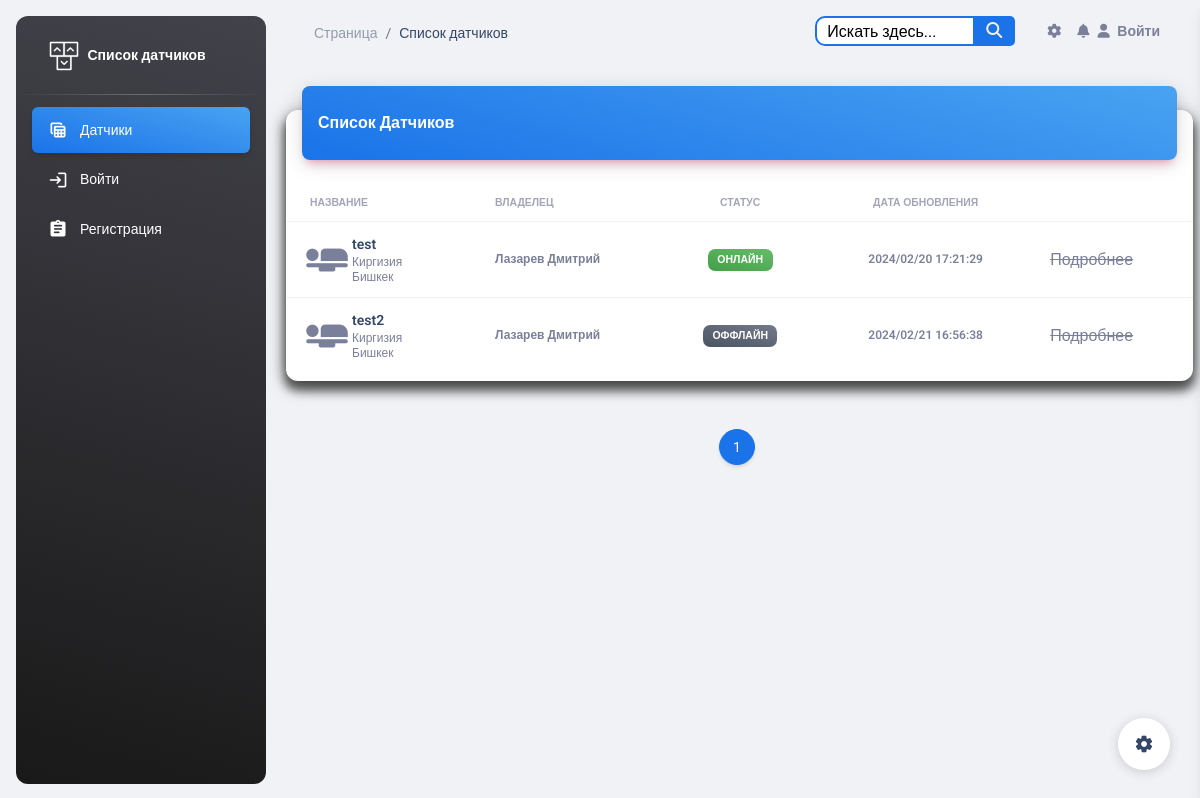
Before: / with the older database file.
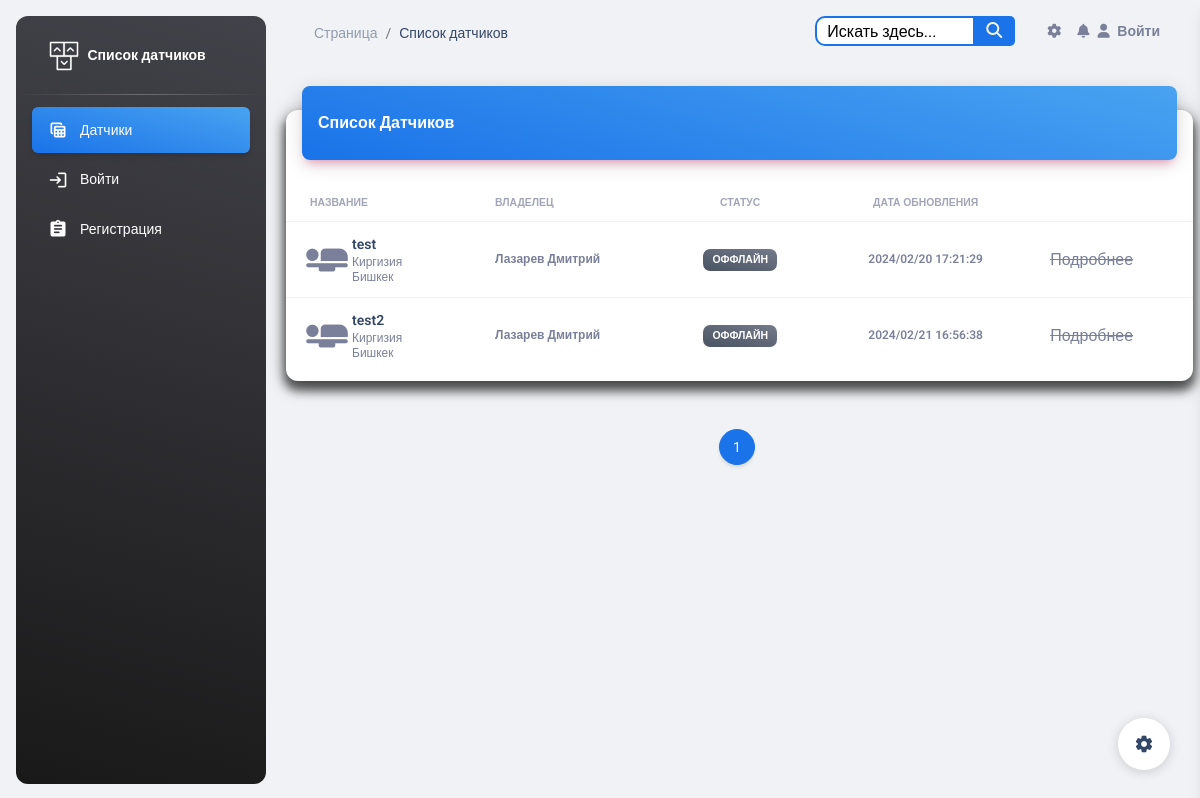
After: the same page with the newer database file.
### esp_sensor/models.py (models this page shows, shortened)
class Sensor(models.Model):
    id = models.AutoField(primary_key=True)
    name = models.CharField('Имя датчика', max_length=100, unique=True)
    slug = models.SlugField(max_length=255, unique=True, db_index=True, verbose_name="URL")
    description = models.TextField('Описание', blank=True)
    owner = models.CharField("Владелец", max_length=100, blank=True)
    date_added = models.DateTimeField('Дата добавления', default=timezone.now)
    country = models.ManyToManyField(Country, blank=True, verbose_name='Страна')
    city = models.ManyToManyField(City, blank=True, verbose_name='Город')
    inclusions = models.IntegerField("Количество включений", default=0)
    power = models.IntegerField(default=0,
                                blank=True,
                                verbose_name='Мощность',
                                validators=[MinValueValidator(0), MaxValueValidator(100)])
    watt = models.IntegerField("Потребление мощности", default=0)
    volt = models.IntegerField("Электрическое напряжение", default=0)
    work = models.BooleanField('Онлайн', default=True)
    blocked = models.BooleanField('Заблокирован', default=False)
    temperature = models.FloatField('Температура', default=0)
    fan_speed = models.IntegerField('Скорость кулера', default=0)
    def is_blocked(self):
        return self.blocked
    class Meta:
        verbose_name = 'Датчик'
        verbose_name_plural = 'Датчики'

### esp_sensor/views.py (the view)
# urls.py: path('', SensorListView.as_view(), name='sensor_list'),
class SensorListView(ListView):
    model = Sensor
    template_name = 'sensor/sensor_list.html'
    context_object_name = 'sensors'
    paginate_by = 6
    def get_queryset(self):
        return Sensor.objects.order_by('id')

### templates/sensor/sensor_list.html (shortened to what the changed rows need)
{% load static %}
{% include 'base.html' %}
<body class="g-sidenav-show  bg-gray-200">
<main class="main-content position-relative max-height-vh-100 h-100 border-radius-lg ">
    <div class="container-fluid py-4">
        <div class="row">
            <div class="col-12">
                <div class="card my-4">
                    <div class="card-body px-0 pb-2">
                        <div class="table-responsive p-0">
                            <table class="table align-items-center mb-0">
                                <thead>
                                <tr>
                                    <th class="text-uppercase text-secondary text-xxs font-weight-bolder opacity-7">
                                        Название
                                    </th>
                                    <th class="text-uppercase text-secondary text-xxs font-weight-bolder opacity-7 ps-2">
                                        Владелец
                                    </th>
                                    <th class="text-center text-uppercase text-secondary text-xxs font-weight-bolder opacity-7">
                                        Статус
                                    </th>
                                    <th class="text-center text-uppercase text-secondary text-xxs font-weight-bolder opacity-7">
                                        Дата обновления
                                    </th>
                                    <th class="text-secondary opacity-7"></th>
                                </tr>
                                </thead>
                                <tbody>
                                {% for sensor in sensors %}
                                    <tr>
                                        <td>
                                            <div class="d-flex px-2 py-1">
                                                <div>
                                                    <i class="material-icons"
                                                       style="font-size: 50px;">airline_seat_flat</i>
                                                </div>
                                                <div class="d-flex flex-column justify-content-center">
                                                    <a href="{% url 'sensor_detail' sensor.pk %}"
                                                       class="text-secondary font-weight-bold text-xs"
                                                       data-toggle="tooltip" data-original-title="Edit user">
                                                        <h6 class="mb-0 text-sm">{{ sensor.name }}</h6>
                                                    </a>
                                                    {% for country in sensor.country.all %}
                                                        <p class="text-xs text-secondary mb-0">{{ country.name }}</p>
                                                    {% endfor %}
                                                    {% for city in sensor.city.all %}
                                                        <p class="text-xs text-secondary mb-0">{{ city.name }}</p>
                                                    {% endfor %}
                                                </div>
                                            </div>
                                        </td>
                                        <td>
                                            <p class="text-xs font-weight-bold mb-0">{{ sensor.owner }}</p>
                                        </td>
                                        <td class="align-middle text-center text-sm">
                                            {% if sensor.is_blocked %}
                                                <span class="badge badge-sm bg-gradient-danger">Заблокирован</span>
                                            {% else %}
                                                {% if sensor.work %}
                                                    <span class="badge badge-sm bg-gradient-success">Онлайн</span>
                                                {% else %}
                                                    <span class="badge badge-sm bg-gradient-secondary">Оффлайн</span>
                                                {% endif %}
                                            {% endif %}
                                        </td>
                                        <td class="align-middle text-center">
                                            <span class="text-secondary text-xs font-weight-bold">{{ sensor.date_added | date:"Y/m/d H:i:s" }}</span>
                                        </td>
                                        {% if user.is_authenticated %}
                                            <td class="align-middle">
                                                <a href="{% url 'sensor_detail' sensor.pk %}"
                                                   class="text-secondary font-weight-bold text-xs"
                                                   data-toggle="tooltip" data-original-title="Edit user">
                                                    Подробнее
                                                </a>
                                            </td>
                                        {% else %}
                                            <td class="align-middle">
                                                <span style="text-decoration: line-through;">Подробнее</span>
                                            </td>
                                        {% endif %}
                                    </tr>
                                {% endfor %}
                                </tbody>
                            </table>
                        </div>
                    </div>
                </div>
            </div>
        </div>
    </div>
</main>
</body>

Changed rows visible on the page:
changed Sensor "test": work "ОНЛАЙН" → "ОФФЛАЙН"
